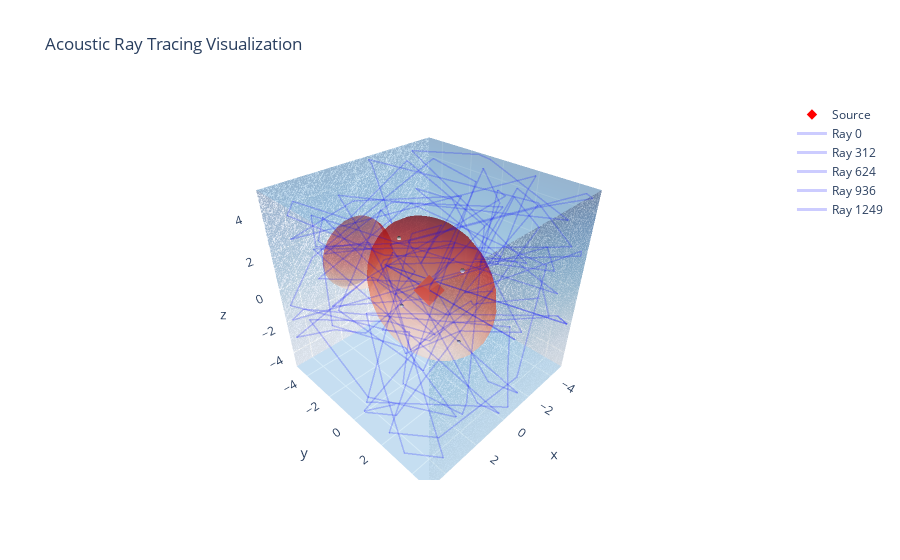

The cell this chart's notebook holds for it:
### Code cell
solver.plot(show_solution=True, num_rays_show=5, opacity=True, saveto="vis_example")
